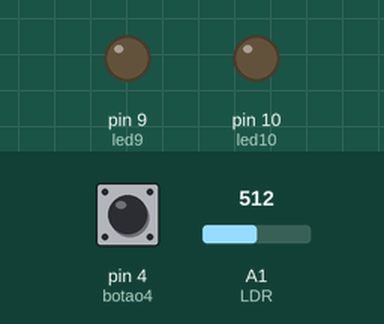
The sketch below on a simulated Arduino Uno, built with avr-gcc and run on an emulated ATmega328P. On the bench: output pins drawn as LEDs (lit = HIGH). The test bench sets the inputs (shaded band); at power-on: pin 4 (botao4) LOW, A1 (LDR) = 512.

Above: at 1.2 s.
1.3 s: pin 4 (botao4) pulled HIGH for 0.15 s
At 1.37 s:
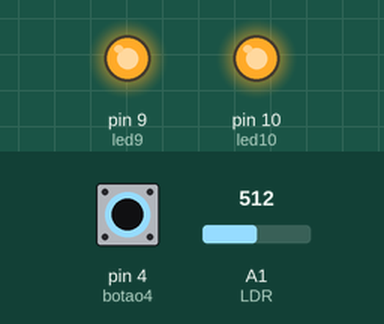
2.9 s: pin 4 (botao4) pulled HIGH for 3.2 s
At 6.5 s:
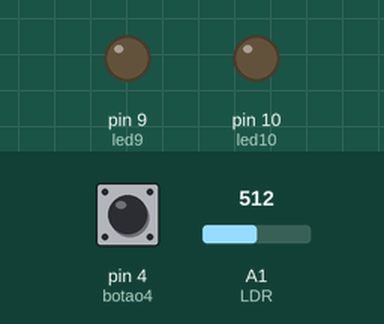
Timing chart, 0 to 8.0 s (numbered marks = the images above; inputs shaded):
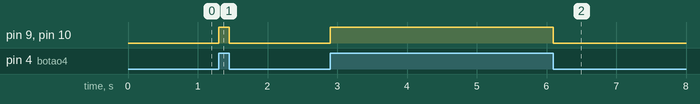

Measured:
- after the input at 1.3 s, pin 9 (led9), pin 10 (led10): LOW → HIGH at once, → LOW 0.15 s later
- after the input at 2.9 s, pin 9 (led9), pin 10 (led10): LOW → HIGH at once, → LOW 3.2 s later

The sketch:

8-1.ino
```cpp
/*Desenvolva um programa onde:
- Se o botão do pino 4 estiver acionado, e a leitura do LDR for
menor que 989, os LEDs dos pinos 9 e 10 acendem. Do
contrário, todos os LEDs permanecem apagados.
Visualize os valores se alterando no Serial Monitor.*/
#define LDR A1
#define botao4 4
#define led9 9
#define led10 10
void setup(){
  pinMode(led9,OUTPUT);
  pinMode(led10,OUTPUT);
  pinMode(botao4,INPUT);
  pinMode(LDR,INPUT);
}
void loop(){
  bool leituraBotao=digitalRead(botao4);
  int leituraLDR=analogRead(LDR);
  if((leituraBotao==true)&&(leituraLDR<989)){
    digitalWrite(9,true);
    digitalWrite(10,true);
  }
  else{
  	digitalWrite(9,false);
    digitalWrite(10,false);
  }
}
```
